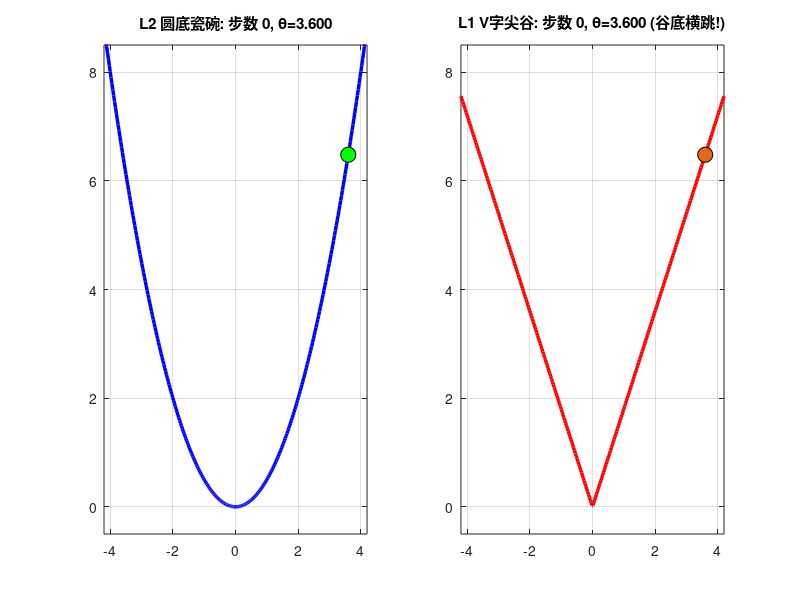
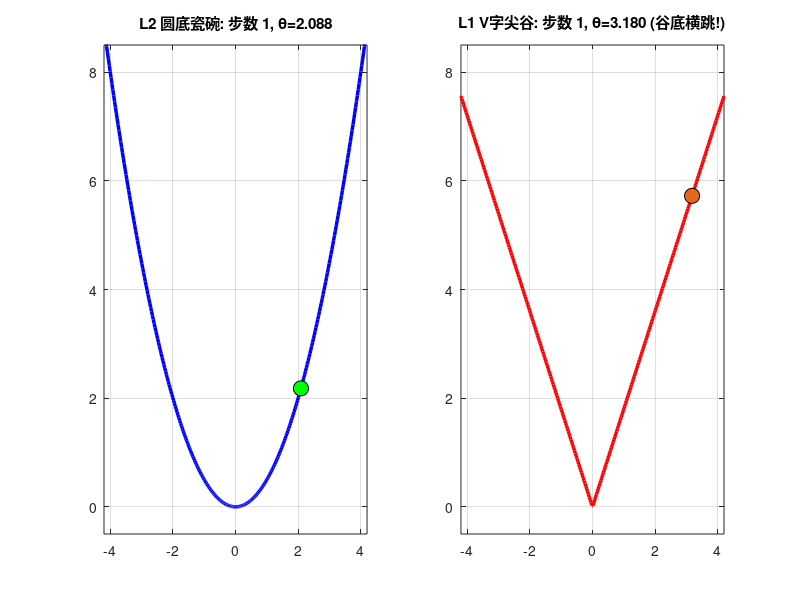
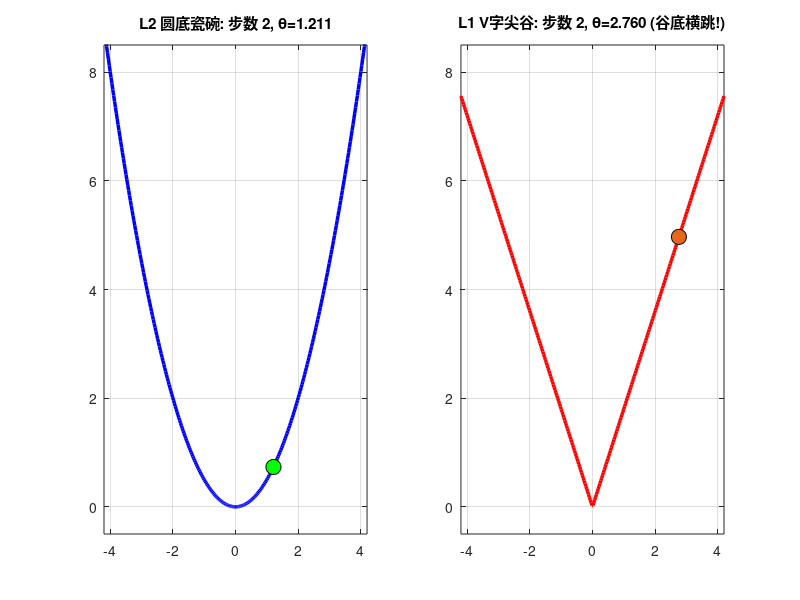
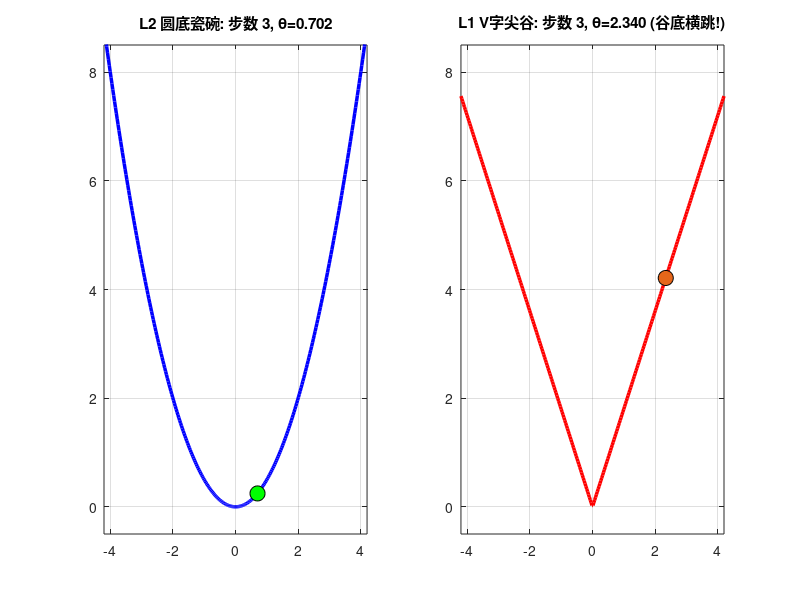

These figures' MATLAB source, in order:
%% ========================================================================
% 《小猫团子与老橘师傅的西瓜书×深度学习生活绘本》—— 原生 MATLAB 动态动画生成脚本
% 适用环境：MATLAB R2022a+ 或通过 MATLAB MCP Server 调用 run_matlab_script
% 一键生成 4 张核心算法动态 GIF：
%   1. anim01-l2-vs-l1-ball-roll.gif      (碗底滚珠 vs V字谷底横跳)
%   2. anim02-neural-paper-folding.gif    (神经网络隐藏层“折纸剪窗花”空间展开)
%   3. anim03-svm-trampoline-lift.gif     (SVM 核函数“颠铁锅筛花生米”三维升维)
%   4. anim04-em-rubber-band-dance.gif    (EM 算法“操场广播体操分队”椭圆橡皮筋演化)
%% ========================================================================
clear; clc; close all;
outDir = fullfile(fileparts(mfilename('fullpath')), '..', 'assets');
if ~exist(outDir, 'dir'), mkdir(outDir); end

%% 动画 1：L2 圆碗丝滑收敛 vs L1 V字尖谷反复横跳
fig1 = figure('Color', [1 0.98 0.92], 'Position', [100, 100, 960, 380]);
gif1 = fullfile(outDir, 'anim01-l2-vs-l1-ball-roll.gif');
theta2 = 3.6; theta1 = 3.6; lr = 0.42;
t_grid = linspace(-4.2, 4.2, 300);
for step = 1:18
    clf(fig1);
    subplot(1,2,1);
    plot(t_grid, 0.5*t_grid.^2, 'b-', 'LineWidth', 2.5); hold on;
    scatter(theta2, 0.5*theta2^2, 120, 'g', 'filled', 'MarkerEdgeColor', 'k');
    title(sprintf('L2 圆底瓷碗: 步数 %d, \\theta=%.3f', step-1, theta2));
    xlim([-4.2 4.2]); ylim([-0.5 8.5]); grid on;

    subplot(1,2,2);
    plot(t_grid, abs(t_grid)*1.8, 'r-', 'LineWidth', 2.5); hold on;
    scatter(theta1, abs(theta1)*1.8, 120, [0.9 0.4 0.1], 'filled', 'MarkerEdgeColor', 'k');
    title(sprintf('L1 V字尖谷: 步数 %d, \\theta=%.3f (谷底横跳!)', step-1, theta1));
    xlim([-4.2 4.2]); ylim([-0.5 8.5]); grid on;
    drawnow;
    if step == 1
        exportgraphics(fig1, gif1, 'Append', false);
    else
        exportgraphics(fig1, gif1, 'Append', true);
    end
    theta2 = theta2 - lr * theta2;
    theta1 = theta1 - lr * sign(theta1);
end
close(fig1);

%% 动画 3：SVM 颠铁锅筛花生米 3D 核升维 z = x1^2 + x2^2
fig3 = figure('Color', [1 0.98 0.92], 'Position', [100, 100, 640, 440]);
gif3 = fullfile(outDir, 'anim03-svm-trampoline-lift.gif');
rng(21);
r_in = 0.62 * rand(55,1); a_in = 2*pi*rand(55,1);
X_in = [r_in.*cos(a_in), r_in.*sin(a_in)];
r_out = 1.05 + 0.47 * rand(55,1); a_out = 2*pi*rand(55,1);
X_out = [r_out.*cos(a_out), r_out.*sin(a_out)];
z_in = sum(X_in.^2, 2); z_out = sum(X_out.^2, 2);
[px, py] = meshgrid(linspace(-1.5, 1.5, 18));
pz = 0.72 * ones(size(px));
lifts = [linspace(0, 1, 12), 1, 1, 1];
for idx = 1:length(lifts)
    clf(fig3);
    t = lifts(idx);
    scatter3(X_in(:,1), X_in(:,2), t*z_in, 45, [0.08 0.64 0.29], 'filled'); hold on;
    scatter3(X_out(:,1), X_out(:,2), t*z_out, 45, [0.86 0.15 0.15], 'filled');
    if t > 0.65
        surf(px, py, pz, 'FaceColor', [0.22 0.74 0.97], 'FaceAlpha', 0.35, 'EdgeColor', 'none');
    end
    xlim([-1.6 1.6]); ylim([-1.6 1.6]); zlim([0 2.5]);
    view(20 + idx*9, 52 - 30*t); grid on;
    title(sprintf('SVM 颠铁锅三维升维 z = x_1^2 + x_2^2 (进度 %d%%)', round(t*100)));
    drawnow;
    exportgraphics(fig3, gif3, 'Append', idx > 1);
end
close(fig3);
disp('All MATLAB animations exported successfully!');
